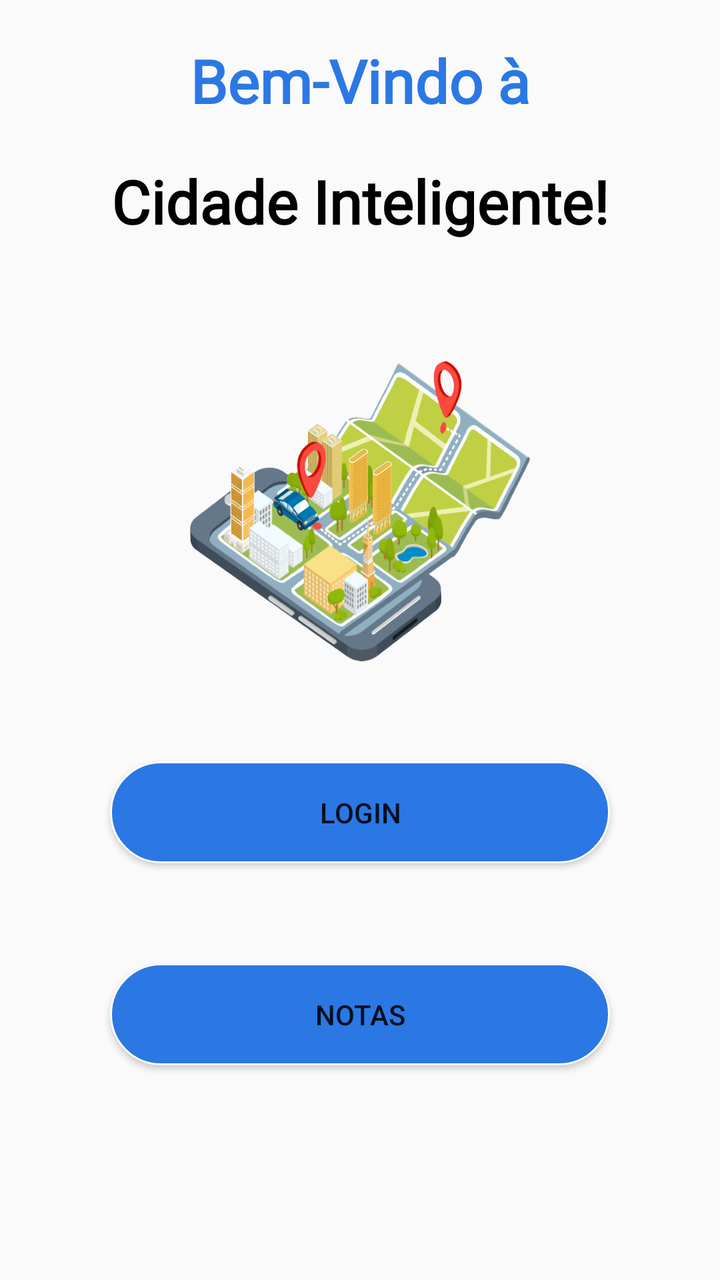
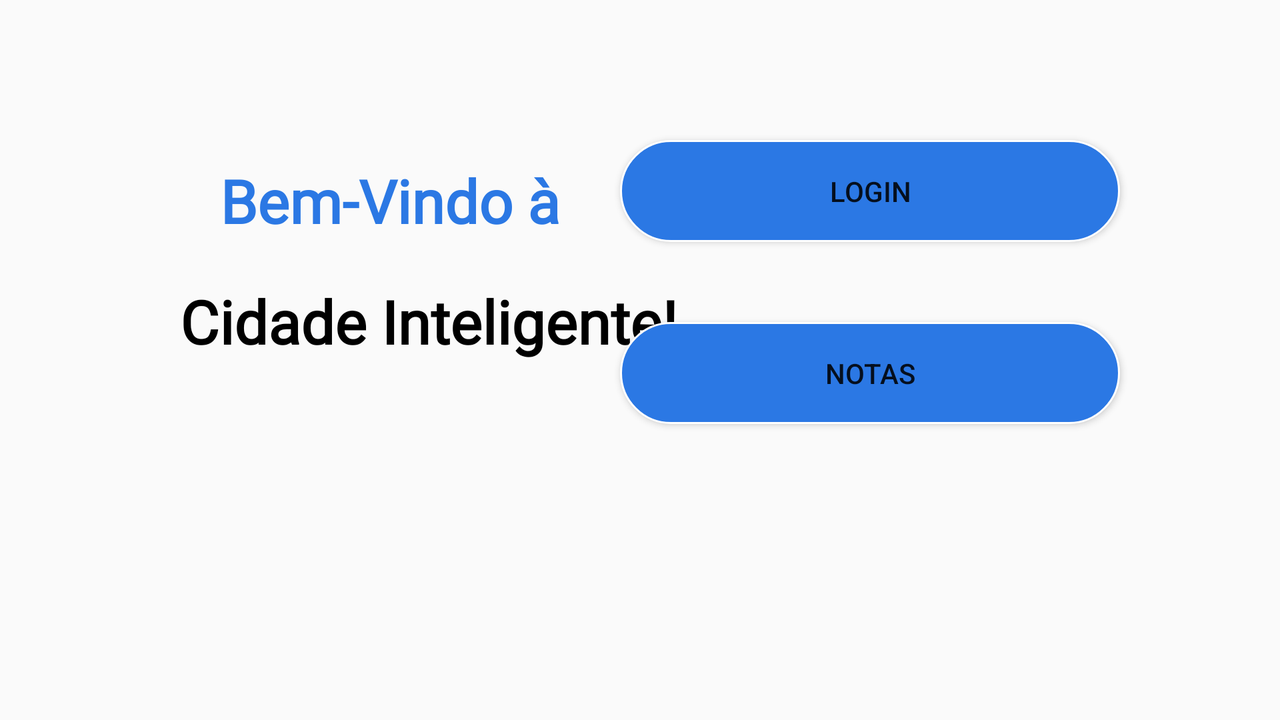

One screen, two layout resources from the same app: the default and the repository's alternative for another configuration. Each is rendered where Android would select it; the XML of both is given below.
<!-- AndroidManifest.xml: application theme AppTheme -->
<!-- res/layout/activity_main.xml -->
<?xml version="1.0" encoding="utf-8"?>
<RelativeLayout xmlns:android="http://schemas.android.com/apk/res/android"
    xmlns:app="http://schemas.android.com/apk/res-auto"
    xmlns:tools="http://schemas.android.com/tools"
    android:layout_width="match_parent"
    android:layout_height="match_parent"
    tools:context=".MainActivity">


    <TextView
        android:id="@+id/texto1"
        style="@style/textologin"
        android:layout_width="wrap_content"
        android:layout_height="wrap_content"
        android:layout_centerHorizontal="true"
        android:layout_marginTop="10dp"
        android:fontFamily="@font/galada"
        android:text="@string/intro"
        android:textColor="@color/blue" />

    <TextView
        android:id="@+id/texto2"
        style="@style/textologin"
        android:layout_width="wrap_content"
        android:layout_height="wrap_content"
        android:layout_below="@id/texto1"
        android:layout_centerHorizontal="true"
        android:fontFamily="@font/galada"
        android:text="@string/intro2"
        android:textColor="@color/black" />

    <ImageView
        android:id="@+id/imagem1"
        android:layout_width="170dp"
        android:layout_height="150dp"
        android:layout_below="@id/texto2"
        android:layout_centerHorizontal="true"
        android:layout_marginStart="@dimen/DP03"
        android:layout_marginLeft="@dimen/DP03"
        android:layout_marginTop="50dp"
        android:background="@drawable/logo2" />

    <Button
        android:id="@+id/btn"
        android:layout_width="@dimen/DP01"
        android:layout_height="wrap_content"
        android:layout_below="@+id/imagem1"
        android:layout_centerHorizontal="true"
        android:layout_marginTop="50dp"
        android:background="@drawable/button_login"
        android:text="@string/login"
        android:onClick="button2"/>

    <Button
        android:id="@+id/btn2"
        android:layout_width="@dimen/DP01"
        android:layout_height="wrap_content"
        android:layout_below="@+id/btn"
        android:layout_centerHorizontal="true"
        android:layout_marginTop="50dp"
        android:background="@drawable/button_login"
        android:text="@string/notas"
        android:onClick="buttonnotas"/>

</RelativeLayout>
<!-- resources referenced by this layout -->
<resources>
  <color name="black">#FF000000</color>
  <color name="blue">#2b78e4</color>
  <dimen name="DP01">250dp</dimen>
  <dimen name="DP03">35dp</dimen>
  <!-- drawable button_login (drawable) -->
  <?xml version="1.0" encoding="utf-8"?>
  <shape xmlns:android="http://schemas.android.com/apk/res/android">
      <corners
          android:radius="100dp"
          />
      <gradient
          android:angle="0"
          android:centerX="50%"
          android:centerColor="@color/blue"
          android:startColor="@color/blue"
          android:endColor="@color/blue"
          android:type="linear"
          />
      <padding
          android:left="16dp"
          android:top="16dp"
          android:right="16dp"
          android:bottom="16dp"
          />
      <size
          android:width="150dp"
          android:height="28dp"
          />
      <stroke
          android:width="1dp"
          android:color="#FFFFFF"
          />
  </shape>
  <!-- drawable logo2: png bitmap (drawable, 165402 bytes) -->
  <string name="intro">Bem-Vindo à </string>
  <string name="intro2">Cidade Inteligente!</string>
  <string name="login" translatable="false">Login</string>
  <string name="notas">Notas</string>
  <style name="textologin">
          <item name="android:fontFamily">sans-serif-medium</item>
          <item name="android:textSize">30sp</item>
          <item name="android:padding">10dp</item>
          <item name="android:textColor">#000</item>
          <item name="android:textStyle">bold</item>
      </style>
  <style name="AppTheme" parent="Theme.AppCompat.Light.DarkActionBar">
          
          <item name="colorPrimary">@color/colorPrimary</item>
          <item name="colorPrimaryDark">@color/colorPrimaryDark</item>
          <item name="colorAccent">@color/colorAccent</item>
      </style>
  <color name="colorPrimary">#2b78e4</color>
  <color name="colorPrimaryDark">#01155C</color>
  <color name="colorAccent">#243F9C</color>
</resources>
<!-- res/layout-land/activity_main.xml (the repository's variant of the layout above) -->
<!-- drawn on the phone turned sideways -->
<?xml version="1.0" encoding="utf-8"?>
<RelativeLayout xmlns:android="http://schemas.android.com/apk/res/android"
    xmlns:app="http://schemas.android.com/apk/res-auto"
    xmlns:tools="http://schemas.android.com/tools"
    android:layout_width="match_parent"
    android:layout_height="match_parent"
    tools:context=".MainActivity"
    android:id="@+id/relativeLayoutMain">


    <TextView
        android:layout_alignParentLeft="true"
        android:layout_marginLeft="100dp"
        android:id="@+id/texto1"
        style="@style/textologin"
        android:layout_width="wrap_content"
        android:layout_height="wrap_content"
        android:layout_centerHorizontal="true"
        android:layout_marginTop="70dp"
        android:fontFamily="@font/galada"
        android:text="@string/intro"
        android:textColor="@color/blue" />

    <TextView
        android:layout_alignParentLeft="true"
        android:layout_marginLeft="80dp"
        android:id="@+id/texto2"
        style="@style/textologin"
        android:layout_width="wrap_content"
        android:layout_height="wrap_content"
        android:layout_below="@id/texto1"
        android:layout_centerHorizontal="true"
        android:fontFamily="@font/galada"
        android:text="@string/intro2"
        android:textColor="@color/black" />

   

    <Button
        android:id="@+id/btn"
        android:layout_alignParentRight="true"
        android:layout_width="@dimen/DP01"
        android:layout_height="wrap_content"
        android:layout_centerHorizontal="true"
        android:layout_marginTop="70dp"
        android:layout_marginRight="80dp"

        android:background="@drawable/button_login"
        android:text="@string/login"
        android:onClick="button2"/>

    <Button
        android:id="@+id/btn2"
        android:layout_alignParentRight="true"
        android:layout_width="@dimen/DP01"
        android:layout_height="wrap_content"
        android:layout_below="@+id/btn"
        android:layout_centerHorizontal="true"
        android:layout_marginTop="40dp"
        android:layout_marginRight="80dp"
        android:background="@drawable/button_login"
        android:text="@string/notas"
        android:onClick="buttonnotas"/>

    <ImageView
        android:id="@+id/imgMaoSensor"
        android:layout_width="wrap_content"
        android:layout_height="wrap_content"
        android:layout_marginTop="10dp"
        android:layout_margin="20dp"/>

</RelativeLayout>
<!-- resources referenced by the variant -->
<!-- as the phone turned sideways resolves them -->
<resources>
  <color name="black">#FF000000</color>
  <color name="blue">#2b78e4</color>
  <dimen name="DP01">250dp</dimen>
  <!-- drawable button_login (drawable) -->
  <?xml version="1.0" encoding="utf-8"?>
  <shape xmlns:android="http://schemas.android.com/apk/res/android">
      <corners
          android:radius="100dp"
          />
      <gradient
          android:angle="0"
          android:centerX="50%"
          android:centerColor="@color/blue"
          android:startColor="@color/blue"
          android:endColor="@color/blue"
          android:type="linear"
          />
      <padding
          android:left="16dp"
          android:top="16dp"
          android:right="16dp"
          android:bottom="16dp"
          />
      <size
          android:width="150dp"
          android:height="28dp"
          />
      <stroke
          android:width="1dp"
          android:color="#FFFFFF"
          />
  </shape>
  <string name="intro">Bem-Vindo à </string>
  <string name="intro2">Cidade Inteligente!</string>
  <string name="login" translatable="false">Login</string>
  <string name="notas">Notas</string>
  <style name="textologin">
          <item name="android:fontFamily">sans-serif-medium</item>
          <item name="android:textSize">30sp</item>
          <item name="android:padding">10dp</item>
          <item name="android:textColor">#000</item>
          <item name="android:textStyle">bold</item>
      </style>
  <style name="AppTheme" parent="Theme.AppCompat.Light.DarkActionBar">
          
          <item name="colorPrimary">@color/colorPrimary</item>
          <item name="colorPrimaryDark">@color/colorPrimaryDark</item>
          <item name="colorAccent">@color/colorAccent</item>
      </style>
  <color name="colorPrimary">#2b78e4</color>
  <color name="colorPrimaryDark">#01155C</color>
  <color name="colorAccent">#243F9C</color>
</resources>
